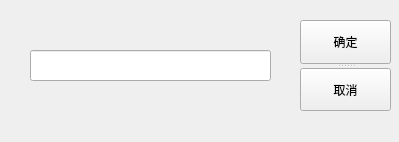
<?xml version="1.0" encoding="UTF-8"?>
<ui version="4.0">
 <class>input</class>
 <widget class="QWidget" name="input">
  <property name="geometry">
   <rect>
    <x>0</x>
    <y>0</y>
    <width>399</width>
    <height>142</height>
   </rect>
  </property>
  <property name="windowTitle">
   <string>信息输入窗口</string>
  </property>
  <widget class="QLineEdit" name="lineEdit">
   <property name="geometry">
    <rect>
     <x>30</x>
     <y>50</y>
     <width>241</width>
     <height>31</height>
    </rect>
   </property>
   <property name="maxLength">
    <number>50</number>
   </property>
  </widget>
  <widget class="QSplitter" name="splitter">
   <property name="geometry">
    <rect>
     <x>300</x>
     <y>20</y>
     <width>91</width>
     <height>91</height>
    </rect>
   </property>
   <property name="orientation">
    <enum>Qt::Vertical</enum>
   </property>
   <widget class="QPushButton" name="yes">
    <property name="text">
     <string>确定</string>
    </property>
   </widget>
   <widget class="QPushButton" name="no">
    <property name="text">
     <string>取消</string>
    </property>
   </widget>
  </widget>
 </widget>
 <layoutdefault spacing="6" margin="11"/>
 <resources/>
 <connections>
  <connection>
   <sender>no</sender>
   <signal>clicked()</signal>
   <receiver>input</receiver>
   <slot>close()</slot>
   <hints>
    <hint type="sourcelabel">
     <x>324</x>
     <y>91</y>
    </hint>
    <hint type="destinationlabel">
     <x>220</x>
     <y>112</y>
    </hint>
   </hints>
  </connection>
  <connection>
   <sender>yes</sender>
   <signal>clicked()</signal>
   <receiver>input</receiver>
   <slot>slot_lineinput()</slot>
   <hints>
    <hint type="sourcelabel">
     <x>321</x>
     <y>41</y>
    </hint>
    <hint type="destinationlabel">
     <x>234</x>
     <y>22</y>
    </hint>
   </hints>
  </connection>
 </connections>
 <slots>
  <slot>slot_lineinput()</slot>
 </slots>
</ui>
